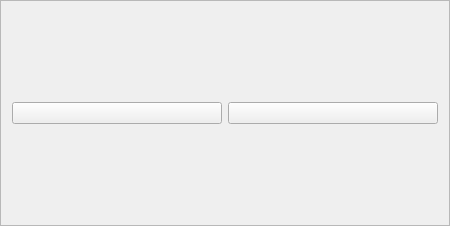
<?xml version="1.0" encoding="UTF-8"?>
<ui version="4.0">
 <class>Frame_2</class>
 <widget class="QFrame" name="Frame_2">
  <property name="geometry">
   <rect>
    <x>0</x>
    <y>0</y>
    <width>450</width>
    <height>226</height>
   </rect>
  </property>
  <property name="windowTitle">
   <string>Frame</string>
  </property>
  <property name="frameShape">
   <enum>QFrame::StyledPanel</enum>
  </property>
  <property name="frameShadow">
   <enum>QFrame::Raised</enum>
  </property>
  <layout class="QHBoxLayout" name="horizontalLayout">
   <item>
    <widget class="QPushButton" name="unit2A">
     <property name="text">
      <string/>
     </property>
     <property name="icon">
      <iconset>
       <normaloff>../build-pcd_project1-Desktop_Qt_5_8_0_GCC_64bit-Debug/unita.jpg</normaloff>../build-pcd_project1-Desktop_Qt_5_8_0_GCC_64bit-Debug/unita.jpg</iconset>
     </property>
     <property name="iconSize">
      <size>
       <width>200</width>
       <height>200</height>
      </size>
     </property>
    </widget>
   </item>
   <item>
    <widget class="QPushButton" name="unit2B">
     <property name="enabled">
      <bool>true</bool>
     </property>
     <property name="text">
      <string/>
     </property>
     <property name="icon">
      <iconset>
       <normaloff>../build-pcd_project1-Desktop_Qt_5_8_0_GCC_64bit-Debug/unitb.jpg</normaloff>../build-pcd_project1-Desktop_Qt_5_8_0_GCC_64bit-Debug/unitb.jpg</iconset>
     </property>
     <property name="iconSize">
      <size>
       <width>200</width>
       <height>200</height>
      </size>
     </property>
    </widget>
   </item>
  </layout>
 </widget>
 <resources/>
 <connections/>
</ui>
